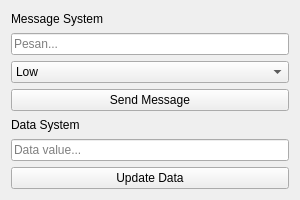
<?xml version="1.0" encoding="UTF-8"?>
<ui version="4.0">
 <class>SenderWidget</class>
 <widget class="QWidget" name="SenderWidget">
  <property name="geometry">
   <rect><x>100</x><y>100</y><width>300</width><height>200</height></rect>
  </property>
  <property name="windowTitle"><string>Sender</string></property>
  <layout class="QVBoxLayout" name="verticalLayout">
   <item><widget class="QLabel" name="label_message"><property name="text"><string>Message System</string></property></widget></item>
   <item><widget class="QLineEdit" name="message_input"><property name="placeholderText"><string>Pesan...</string></property></widget></item>
   <item><widget class="QComboBox" name="priority_combo">
    <item><property name="text"><string>Low</string></property></item>
    <item><property name="text"><string>Medium</string></property></item>
    <item><property name="text"><string>High</string></property></item>
   </widget></item>
   <item><widget class="QPushButton" name="send_btn"><property name="text"><string>Send Message</string></property></widget></item>
   <item><widget class="QLabel" name="label_data"><property name="text"><string>Data System</string></property></widget></item>
   <item><widget class="QLineEdit" name="data_input"><property name="placeholderText"><string>Data value...</string></property></widget></item>
   <item><widget class="QPushButton" name="update_btn"><property name="text"><string>Update Data</string></property></widget></item>
  </layout>
 </widget>
 <resources/><connections/>
</ui>
